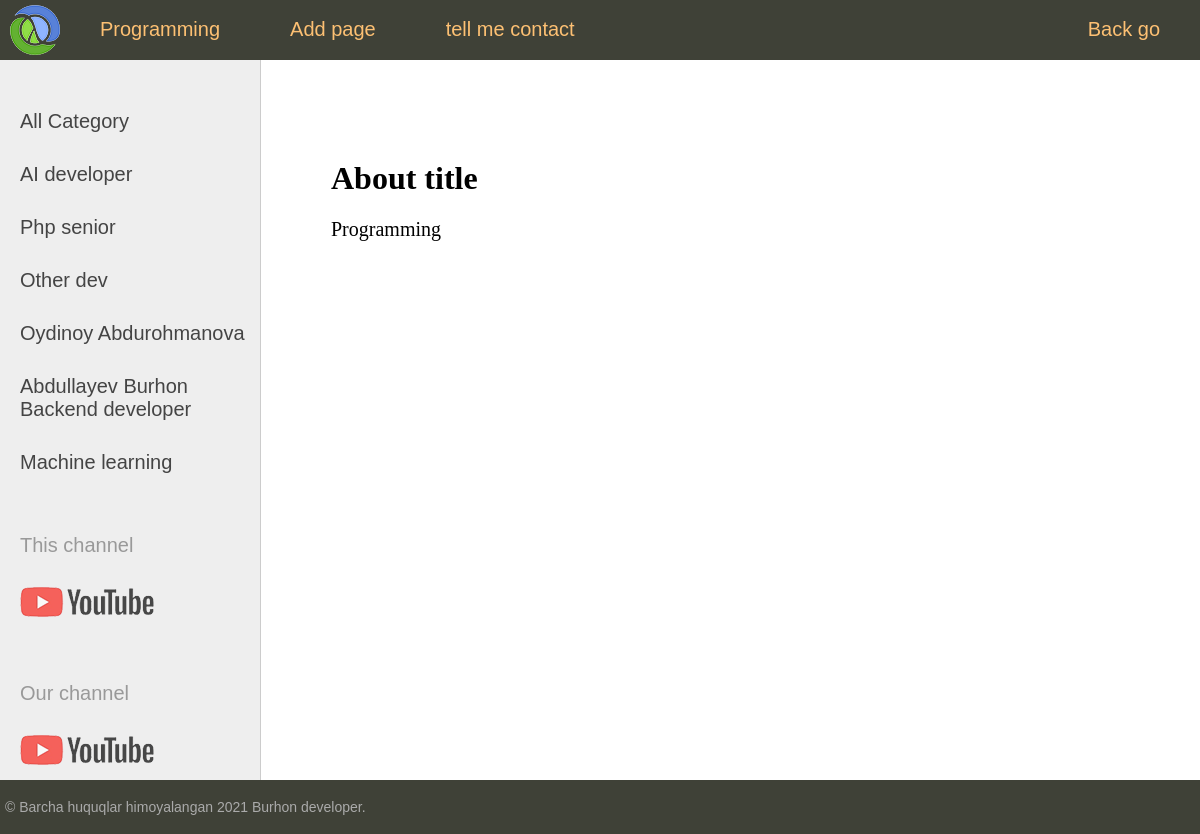
The page /about/ on the database its author committed.
### university/models.py (models this page shows, shortened)
class Category(models.Model):
    name = models.CharField(max_length=300, db_index=True)
    slug = models.SlugField(max_length=260, unique=True, verbose_name="Url", db_index=True)
    def get_absolute_url(self):
        return reverse('category', kwargs={"cat_slug":self.slug})     ##### cat_id, self.pk   then cat_slug
    class Meta:
        verbose_name = "Category"
        verbose_name_plural = "Categories"
        ordering =['id']

### university/views.py (the view)
# urls.py: path('about/', about, name='about'),
def about(request):
    return render(request, 'about.html', {"menu":menu, 'title':"About title"})

### university/templatetags/women_tags.py (called while the page is built)
@register.inclusion_tag('list_categories.html')
def show_categories(sort=None, cat_selected = 0 ):
    if not sort:
        cats =  Category.objects.all()
    else:
        cats =  Category.objects.order_by(sort)
    return {"cats":cats, "cat_selected": cat_selected}

### templates/about.html
{% extends 'base.html'  %}
{% block content %}
<h1>{{title}}</h1>
<p>Programming</p>
{% endblock content %}

### templates/list_categories.html
{% for c in cats  %}
		{% if c.pk == cat_selected  %}
			<li class="selected">{{c.name}}</li>
		{% else %}
			<li><a href="{{ c.get_absolute_url }}">{{c.name}}</a></li>
		{% endif  %}
{% endfor %}

### static/css/styles.css (style rules this page uses)
html, body { font-family: 'Arial'; margin: 0; padding: 0; height: 100%; width: 100%; color: #444; }
a { color: #0059b2; text-decoration: none; }
.left-chapters ul li { margin: 30px 0 0 0; color: #999; }
.left-chapters ul li a { color: #444; text-decoration: none; }
.content-text h1 { font-size: 32px; }

### rows shown on the page
Category: name "AI developer"
Category: name "Php senior"
Category: name "Other dev"
Category: name "Oydinoy Abdurohmanova"
Category: name "Abdullayev Burhon Backend developer"
Category: name "Machine learning"

### other values the page prints
{{ m.title }} "Programming" "Add page" "tell me contact"
{{ m.title }} "Back go"
{{ title }} "About title"
